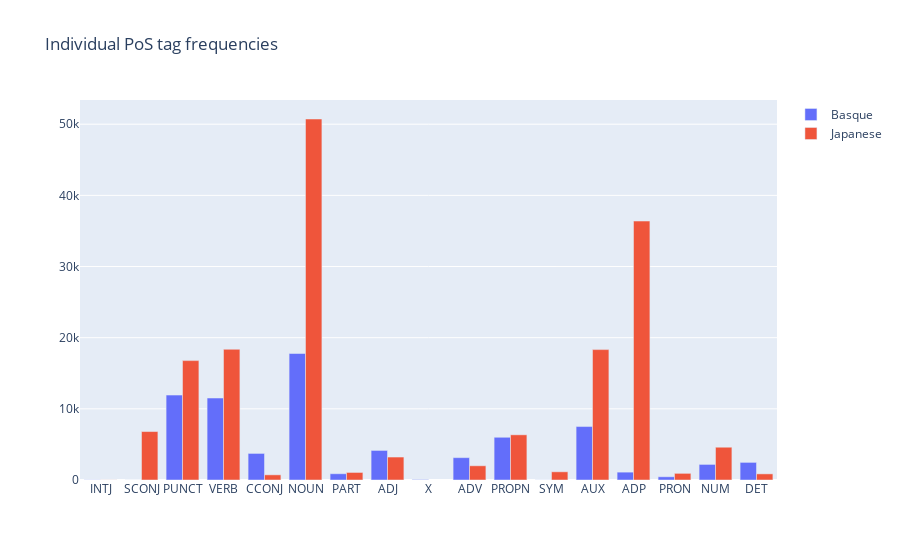

Write notebook code for a chart like this one.
### Markdown cell above
**CONCLUSIONS ABOUT DATA**

### Code cell
import plotly.graph_objects as go

fig = go.Figure(
    layout=go.Layout(
        title=go.layout.Title(
            text="Individual PoS tag frequencies"
        )
    )
)
fig.add_trace(
    go.Bar(
        x=list(basque_dataset.train.statistics.individual_tag_frequencies.keys()),
        y=list(basque_dataset.train.statistics.individual_tag_frequencies.values()),
        name="Basque"
    )
)
fig.add_trace(
    go.Bar(
        x=list(japanese_dataset.train.statistics.individual_tag_frequencies.keys()),
        y=list(japanese_dataset.train.statistics.individual_tag_frequencies.values()),
        name="Japanese"
    )
)

fig.show()

### Figure 1 — Plotly figure (JSON) as saved in the notebook; plotly's stock layout.template omitted (floating-point values rounded to 4 significant figures)
{"data": [{"name": "Basque", "x": ["INTJ", "SCONJ", "PUNCT", "VERB", "CCONJ", "NOUN", "PART", "ADJ", "X", "ADV", "PROPN", "SYM", "AUX", "ADP", "PRON", "NUM", "DET"], "y": [22, 1, 11934, 11520, 3735, 17777, 881, 4155, 60, 3141, 6004, 10, 7510, 1105, 453, 2191, 2475], "type": "bar"}, {"name": "Japanese", "x": ["SCONJ", "INTJ", "PUNCT", "VERB", "CCONJ", "NOUN", "PART", "ADJ", "ADV", "PROPN", "SYM", "AUX", "ADP", "PRON", "NUM", "DET"], "y": [6809, 12, 16776, 18371, 727, 50730, 1061, 3226, 1999, 6351, 1153, 18325, 36388, 935, 4607, 863], "type": "bar"}], "layout": {"title": {"text": "Individual PoS tag frequencies"}}}
